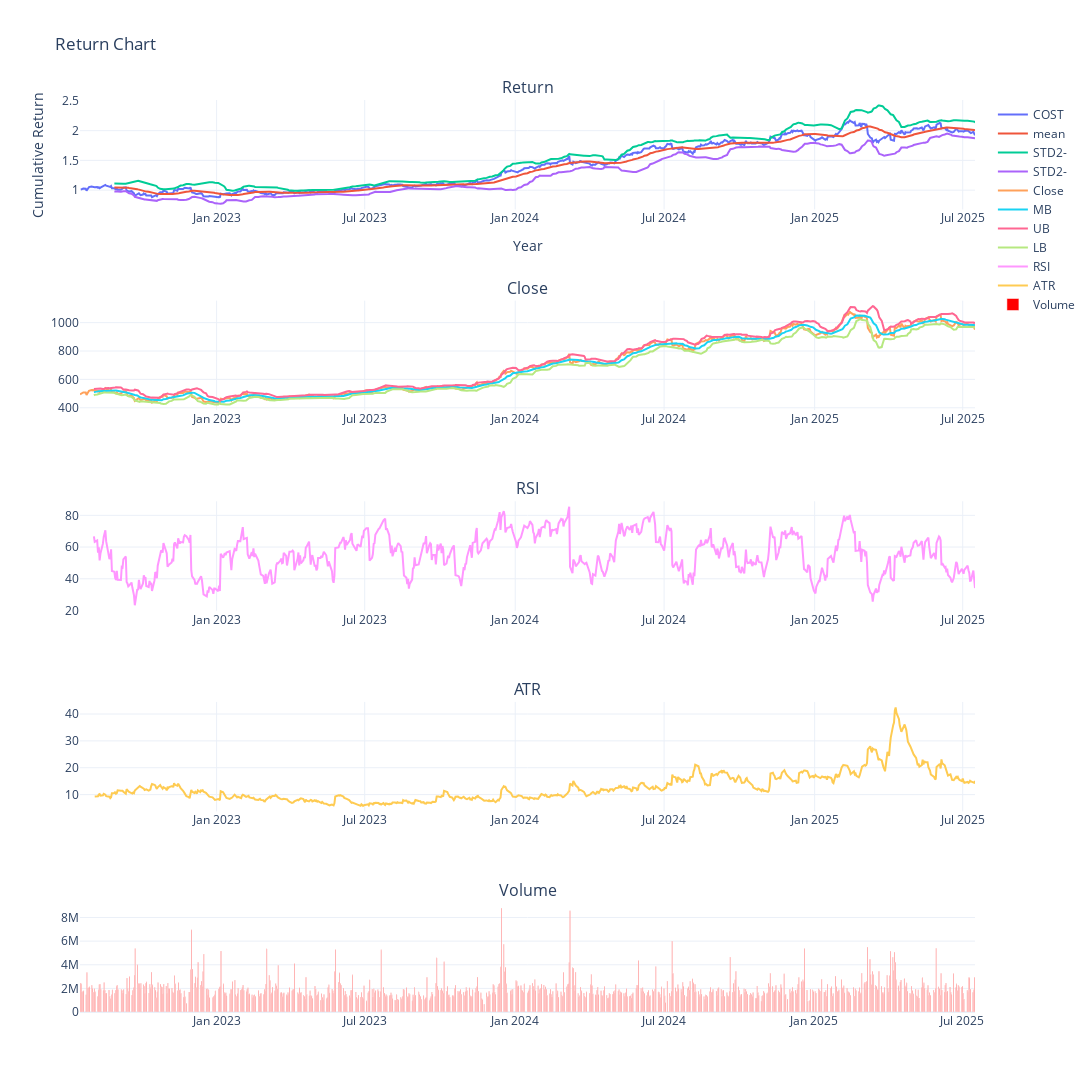

This figure's notebook cell:
### Code cell
# Create a line chart

# fig = go.Figure()

fig = make_subplots(
    rows=5, cols=1,
    subplot_titles=("Return", "Close", "RSI", "ATR", "Volume"))





# Add multiple lines (traces) to the figure
for key in data:
    fig.add_trace(go.Scatter(
        x=data[key].index,
        y=data[key]['cum_rtn'],
        mode='lines',  # Set the mode to 'lines' for a line chart
        name=key# Use the name for each line from the dictionary
    ),  row=1, col=1,)

for key in data:
    fig.add_trace(go.Scatter(
        x=data[key].index,
        y=data[key]['r_mean'],
        mode='lines',  # Set the mode to 'lines' for a line chart
        name='mean'# Use the name for each line from the dictionary
    ),row=1, col=1,)

for key in data:
    fig.add_trace(go.Scatter(
        x=data[key].index,
        y=data[key]['r_std2+'],
        mode='lines',  # Set the mode to 'lines' for a line chart
        name='STD2-'# Use the name for each line from the dictionary
    ),row=1, col=1,)
    
for key in data:
    fig.add_trace(go.Scatter(
        x=data[key].index,
        y=data[key]['r_std2-'],
        mode='lines',  # Set the mode to 'lines' for a line chart
        name='STD2-'# Use the name for each line from the dictionary
    ),row=1, col=1,)   

#Close
for key in data:
    fig.add_trace(go.Scatter(
        x=data[key].index,
        y=data[key]['Close'],
        mode='lines',  # Set the mode to 'lines' for a line chart
        name='Close'# Use the name for each line from the dictionary
    ),row=2, col=1,)   
for key in data:
    fig.add_trace(go.Scatter(
        x=data[key].index,
        y=data[key]['MB'],
        mode='lines',  # Set the mode to 'lines' for a line chart
        name='MB'# Use the name for each line from the dictionary
    ),row=2, col=1,)

for key in data:
    fig.add_trace(go.Scatter(
        x=data[key].index,
        y=data[key]['UB'],
        mode='lines',  # Set the mode to 'lines' for a line chart
        name='UB'# Use the name for each line from the dictionary
    ),row=2, col=1,)
    
for key in data:
    fig.add_trace(go.Scatter(
        x=data[key].index,
        y=data[key]['LB'],
        mode='lines',  # Set the mode to 'lines' for a line chart
        name='LB'# Use the name for each line from the dictionary
    ),row=2, col=1,) 

#RSI

for key in data:
    fig.add_trace(go.Scatter(
        x=data[key].index,
        y=data[key]['RSI'],
        mode='lines',  # Set the mode to 'lines' for a line chart
        name='RSI'# Use the name for each line from the dictionary
    ),row=3, col=1,)   


#ATR

for key in data:
    fig.add_trace(go.Scatter(
        x=data[key].index,
        y=data[key]['ATR'],
        mode='lines',  # Set the mode to 'lines' for a line chart
        name='ATR'# Use the name for each line from the dictionary
    ),row=4, col=1,)   

#Volume

for key in data:
    fig.add_trace(go.Bar(
        x=data[key].index,
        y=data[key]['Volume'],
        name='Volume',# Use the name for each line from the dictionary
        marker=dict(color='red')
    ),row=5, col=1,)   


# Customize the layout
fig.update_layout(
    title="Return Chart",
    xaxis_title="Year",
    yaxis_title="Cumulative Return",
    autosize=False,
    width=1100,
    height=1400,
    template='plotly_white'
)

# Show the plot
fig.show()

### Figure 1 — Plotly figure (JSON) as saved in the notebook; plotly's stock layout.template omitted (floating-point values rounded to 4 significant figures; data arrays with more than 128 entries replaced by an {"elided": "..."} marker saying what was removed)
{"data": [{"mode": "lines", "name": "COST", "type": "scatter", "x": {"elided": "752 str values"}, "xaxis": "x", "y": {"elided": "752 float values"}, "yaxis": "y"}, {"mode": "lines", "name": "mean", "type": "scatter", "x": {"elided": "752 str values"}, "xaxis": "x", "y": {"elided": "752 float values"}, "yaxis": "y"}, {"mode": "lines", "name": "STD2-", "type": "scatter", "x": {"elided": "752 str values"}, "xaxis": "x", "y": {"elided": "752 float values"}, "yaxis": "y"}, {"mode": "lines", "name": "STD2-", "type": "scatter", "x": {"elided": "752 str values"}, "xaxis": "x", "y": {"elided": "752 float values"}, "yaxis": "y"}, {"mode": "lines", "name": "Close", "type": "scatter", "x": {"elided": "752 str values"}, "xaxis": "x2", "y": {"elided": "752 float values"}, "yaxis": "y2"}, {"mode": "lines", "name": "MB", "type": "scatter", "x": {"elided": "752 str values"}, "xaxis": "x2", "y": {"elided": "752 float values"}, "yaxis": "y2"}, {"mode": "lines", "name": "UB", "type": "scatter", "x": {"elided": "752 str values"}, "xaxis": "x2", "y": {"elided": "752 float values"}, "yaxis": "y2"}, {"mode": "lines", "name": "LB", "type": "scatter", "x": {"elided": "752 str values"}, "xaxis": "x2", "y": {"elided": "752 float values"}, "yaxis": "y2"}, {"mode": "lines", "name": "RSI", "type": "scatter", "x": {"elided": "752 str values"}, "xaxis": "x3", "y": {"elided": "752 float values"}, "yaxis": "y3"}, {"mode": "lines", "name": "ATR", "type": "scatter", "x": {"elided": "752 str values"}, "xaxis": "x4", "y": {"elided": "752 float values"}, "yaxis": "y4"}, {"marker": {"color": "red"}, "name": "Volume", "type": "bar", "x": {"elided": "752 str values"}, "xaxis": "x5", "y": {"elided": "752 int values"}, "yaxis": "y5"}], "layout": {"annotations": [{"font": {"size": 16}, "showarrow": false, "text": "Return", "x": 0.5, "xanchor": "center", "xref": "paper", "y": 1, "yanchor": "bottom", "yref": "paper"}, {"font": {"size": 16}, "showarrow": false, "text": "Close", "x": 0.5, "xanchor": "center", "xref": "paper", "y": 0.78, "yanchor": "bottom", "yref": "paper"}, {"font": {"size": 16}, "showarrow": false, "text": "RSI", "x": 0.5, "xanchor": "center", "xref": "paper", "y": 0.56, "yanchor": "bottom", "yref": "paper"}, {"font": {"size": 16}, "showarrow": false, "text": "ATR", "x": 0.5, "xanchor": "center", "xref": "paper", "y": 0.34, "yanchor": "bottom", "yref": "paper"}, {"font": {"size": 16}, "showarrow": false, "text": "Volume", "x": 0.5, "xanchor": "center", "xref": "paper", "y": 0.12, "yanchor": "bottom", "yref": "paper"}], "autosize": false, "height": 1400, "title": {"text": "Return Chart"}, "width": 1100, "xaxis": {"anchor": "y", "autorange": true, "domain": [0, 1], "range": ["2022-07-18", "2025-07-16"], "title": {"text": "Year"}, "type": "date"}, "xaxis2": {"anchor": "y2", "autorange": true, "domain": [0, 1], "range": ["2022-07-18", "2025-07-16"], "type": "date"}, "xaxis3": {"anchor": "y3", "autorange": true, "domain": [0, 1], "range": ["2022-07-18", "2025-07-16"], "type": "date"}, "xaxis4": {"anchor": "y4", "autorange": true, "domain": [0, 1], "range": ["2022-07-18", "2025-07-16"], "type": "date"}, "xaxis5": {"anchor": "y5", "autorange": true, "domain": [0, 1], "range": ["2022-07-17 12:00", "2025-07-16 12:00"], "type": "date"}, "yaxis": {"anchor": "x", "autorange": true, "domain": [0.88, 1], "range": [0.6755, 2.516], "title": {"text": "Cumulative Return"}, "type": "linear"}, "yaxis2": {"anchor": "x2", "autorange": true, "domain": [0.66, 0.78], "range": [383.9, 1155.0], "type": "linear"}, "yaxis3": {"anchor": "x3", "autorange": true, "domain": [0.44, 0.56], "range": [19.86, 88.85], "type": "linear"}, "yaxis4": {"anchor": "x4", "autorange": true, "domain": [0.22, 0.34], "range": [3.75, 44.5], "type": "linear"}, "yaxis5": {"anchor": "x5", "autorange": true, "domain": [0, 0.12], "range": [0, 9269000.0], "type": "linear"}}}
